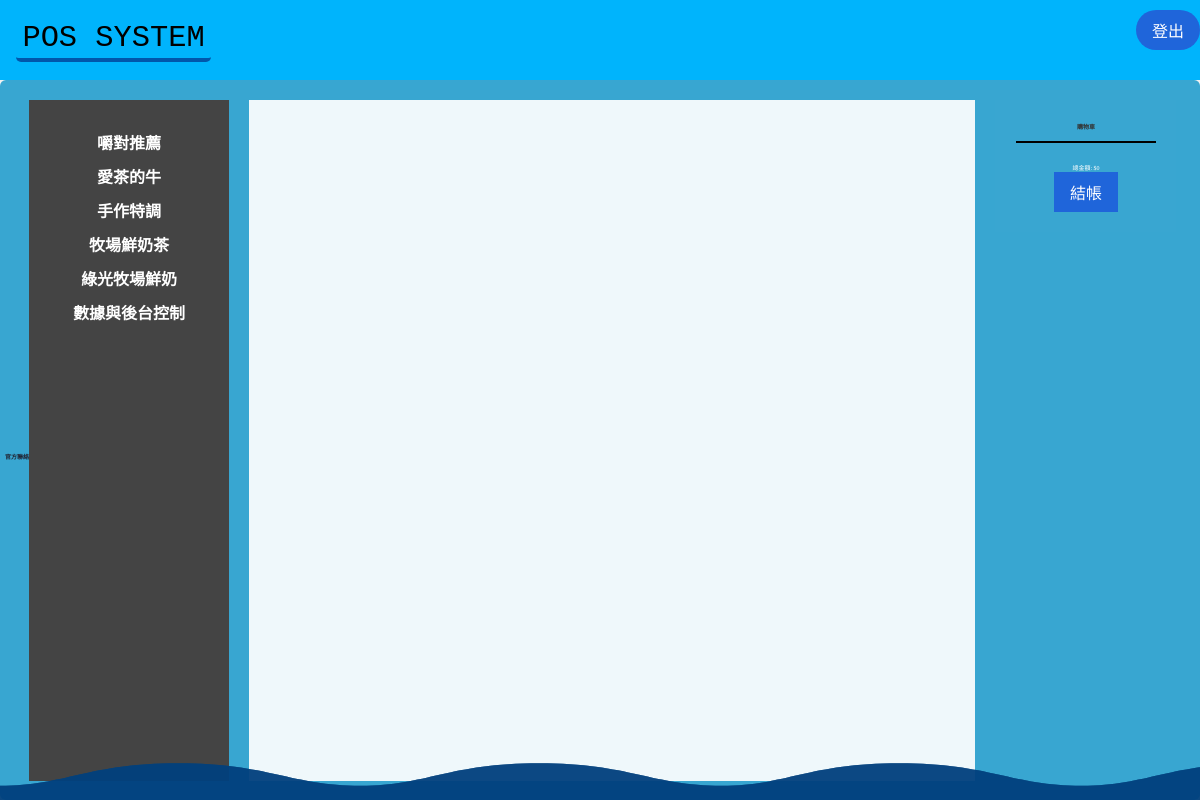
Before: / (signed in) with the older database file.
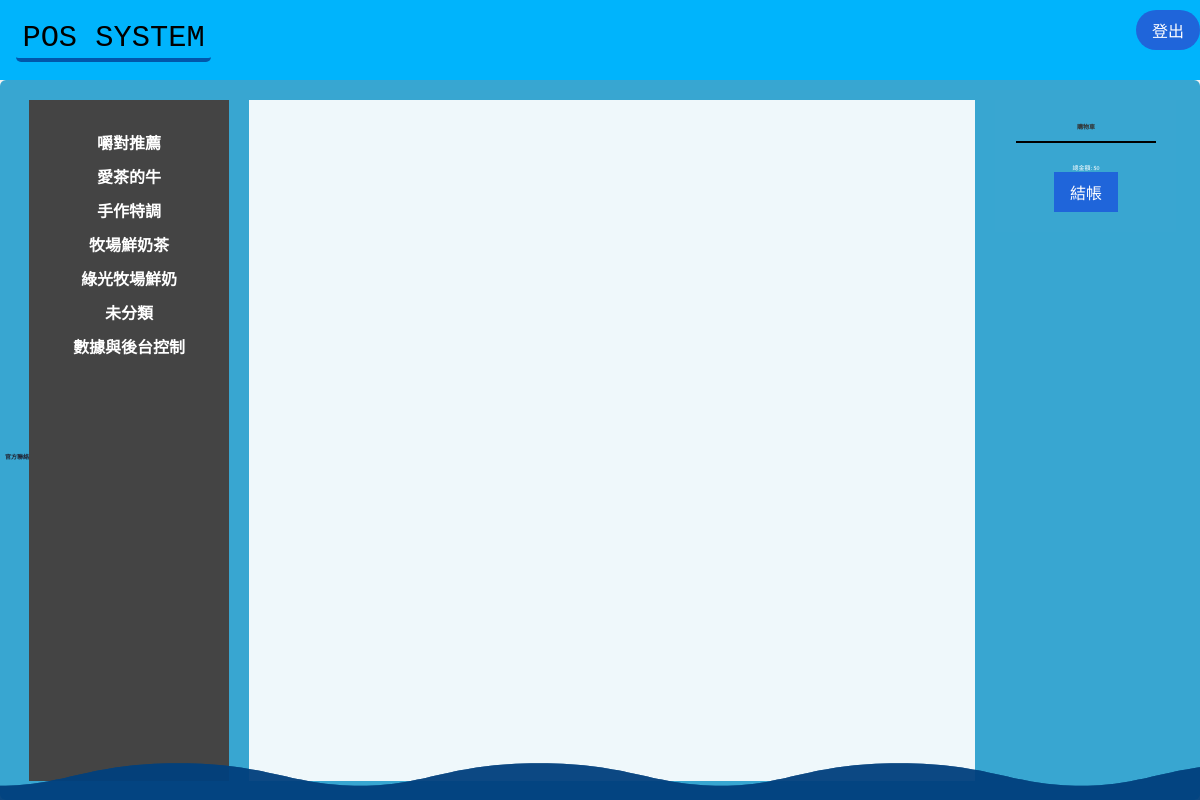
After: the same page with the newer database file.
### pos_system/models.py (models this page shows, shortened)
class Category(models.Model):
    name = models.CharField(max_length=100)

### pos_system/views.py (the view)
# urls.py: path('', views.index, name='index'),  #首頁
def index(request):
    if not request.user.is_authenticated:
        return redirect('login')
    categories = Category.objects.all()
    products = Product.objects.all()
    cart = request.session.get('cart', {})
    context = {
        'categories': categories,
        'products': products,
        'cart': cart,
    }
    return render(request, 'pos_system/index.html', context)

### pos_system/templates/pos_system/index.html (shortened to what this page needs)
{% extends "./base.html" %}
{%block list%}
  {% for category in categories %}
     <li>
      <a href="#category{{ category.id }}" onclick="showSection('category{{ category.id }}')">{{ category.name }}</a>
    </li>
  {% endfor %}
<li>
 <a href="/statistics/"> 數據與後台控制 </a>
</li>
{% endblock %}
{%block body%}
        <div class="ocean">
            <div class="wave"></div>
            <div class="wave"></div>
            <div class="wave"></div>
          </div>
         </main>
          <div class="header-right">
          <div class="container">
            <nav2>
             <div class="cart-section">
              <h2>購物車</h2>
               <div id="cart-items">
               <div id="total-amount">總金額: 0</div>
               <form id="checkout-form">
                 <button type="submit">結帳</button>
               </form>
               </div>
             </div>
            </nav2>
      </div>
    {% endblock %}

### pos_system/templates/pos_system/base.html (shortened to what this page needs)
<!DOCTYPE html>
<html lang="zh">
<head>
    {% load static %}
    <link rel="stylesheet" href="{% static 'css/style.css' %}" />
</head>
<body>
    <header>
      <div class="header-left">
        <button> POS SYSTEM </button>
      </div>
      <div class="header-right">
        <form action="{% url 'logout' %}" method="post">
            <button type="submit" class="coolBeans">登出</button>
        </form>
    </div>
    </header>
    <div class="card">
      <a href="https://www.iciil.nchu.edu.tw/" target="_blank">官方聯絡</a>
      <div class="container">
       <nav>
          <ul>
           {%block list%}
           {% endblock %}
          </ul>
        </nav>
       <main>
    {%block body%}
    {% endblock %}
</body>
</html>

### static/css/style.css (style rules this page uses)
.container { display: grid; grid-template-columns: repeat(2, 1fr); grid-gap: 20px; }
html, body, * { cursor: url('https://cur.cursors-4u.net/smilies/images1/smi52.gif') 30 30, default; }
a, button, input, select, textarea, div[role="button"], iframe { cursor: url('https://cur.cursors-4u.net/smilies/images1/smi52.gif') 30 30, default; }
* { cursor: url('https://cur.cursors-4u.net/smilies/images1/smi52.gif') 30 30, default; }
body, html { font-family: Arial, sans-serif; margin: 0; padding: 0; display: flex; flex-direction: column; height: 100%; background-color: #f4f4f4; }
html, body { margin: 0; min-height: 100%; background-color: #f2f2f2; }
.ocean { height: 40px; width: 100%; position: absolute; bottom: 0; left: 0; right: 0; overflow-x: hidden; }
.wave { position: absolute; width: 200%; height: 100%; animation: wave 10s -3s linear infinite; transform: translate3d(10, 10, 10); opacity: 0.8; }
.wave:nth-of-type(2) { bottom: 0; animation: wave 18s linear reverse infinite; opacity: 0.5; }
.wave:nth-of-type(3) { bottom: 0; animation: wave 20s -1s linear infinite; opacity: 0.5; }
header { background: #00b4fc; color: #fff; padding: 10px 0; text-align: left; }
.container { display: flex; flex: 1; height: calc(91.4vh - 50px); }
nav { width: 200px; background: #444; color: #fff; padding: 20px; box-sizing: border-box; height: 100%; overflow: auto; flex-shrink: 0; }
nav2 { width: 200px; background: #baeef400; color: #fff; padding: 0 px; box-sizing: border-box; height: 100%; overflow: auto; flex-shrink: 0; -o-box-align: center; align-items: center; }
nav ul { list-style-type: none; padding: 0; margin: 0; }
nav ul li { margin: 10px 0; }
nav ul li a { color: #fff; text-decoration: none; font-size: 10em; }
main { flex: 1; padding: 20px; background: rgba(255, 255, 255, 0.918); overflow-y: auto; }
h2 { color: #333; border-bottom: 2px solid #000000; padding-bottom: 10px; margin-bottom: 20px; }
.header-left { float: left; background-color: #1f64da00; color: #fff; border: none; padding: 8px 16px; cursor: pointer; font-size: 16px; }
.header-left button { background-color: #ffffff00; border: 0; outline: 0; padding: 0.2rem 0.4rem; font-size: 1.9rem; font-family: monospace; box-shadow: 0px 5px 10px #0058ab00; transition: all 1s; cursor: pointer; border-radius: 5px; border-bottom: 4px solid #0057ab; }
.header-right { float: right; }
.header-right form { display: inline-block; }
.header-right button { background-color: #1f65da; color: #fff; border: none; padding: 8px 16px; cursor: pointer; font-size: 16px; }
.cart-section { width: 70%; background-color: #f5f5f501; padding: 20px; border-left: 1px solid #dddddd00; }
.coolBeans { border: 2px solid currentColor; border-radius: 3rem; color: rgb(192, 189, 26); font-family: roboto; font-size: 4rem; font-weight: 100; overflow: hidden; padding: 1rem 2rem; position: relative; text-decoration: none; transition: 0.2s transform ease-in-out; will-change: transform; z-index: 0; }
.coolBeans::after { background-color: rgb(170, 22, 22); border-radius: 3rem; content: ''; display: block; height: 100%; width: 100%; position: absolute; left: 0; top: 0; transform: translate(-100%, 0) rotate(10deg); transform-origin: top left; transition: 0.2s transform ease-out; will-change: transform; z-index: -1; }
:root { --card-height: repeat(auto-fit, minmax(200px, 1fr)); --card-width: repeat(auto-fit, minmax(200px, 1fr)); }
.card { background: #38a6d1; height: calc(100% - 10px); box-sizing: border-box; padding: 5px; position: relative; border-radius: 6px; justify-content: center; align-items: center; text-align: center; display: flex; font-size: 0.1em; color: #38a6d1; cursor: pointer; font-family: cursive; }
a { color: #212534; text-decoration: none; font-family: sans-serif; font-weight: bold; margin-top: 2rem; }
body { background-image: url("https://s1.aigei.com/src/img/gif/e9/e9fb610404e5498aa5ad7f188d1a5eff.gif?e=1735488000&token=P7S2Xpzfz11vAkASLTkfHN7Fw-oOZBecqeJaxypL:mPeIS8BABwBQEvrDvcB6VYJ3G68="); background-size: cover; background-attachment: fixed; }

Changed rows visible on the page:
added Category: name "未分類"
